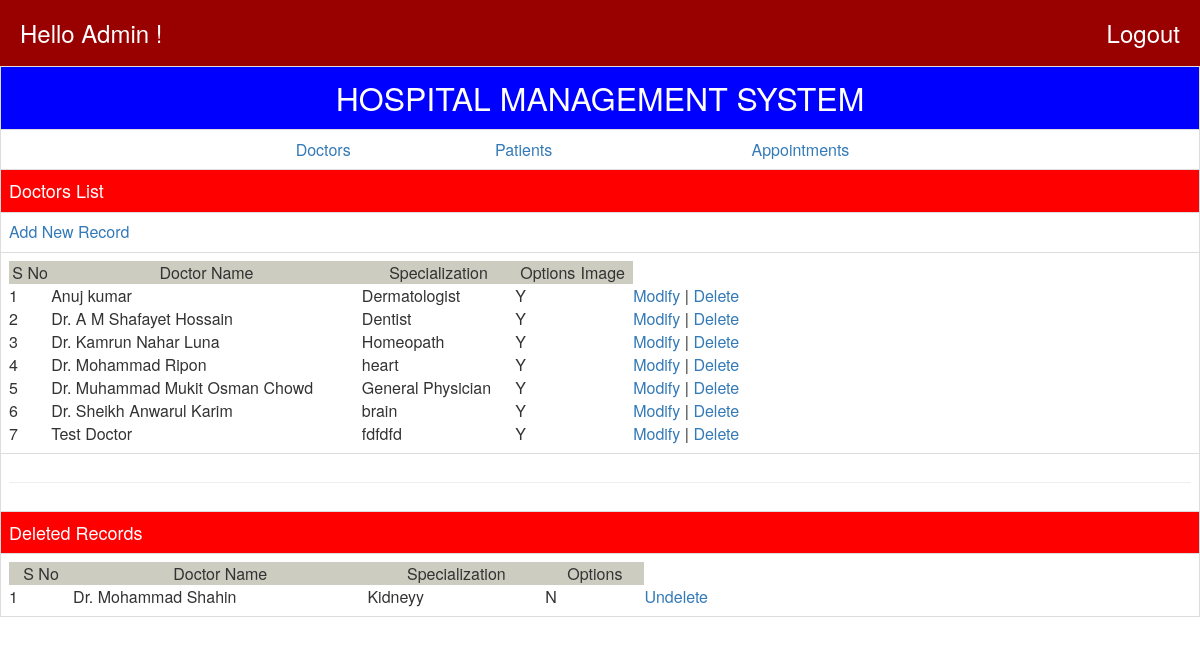
/DLIST.php, run on the app's committed database.
### tables this page shows
CREATE TABLE IF NOT EXISTS `doct` (
  `dno` int(11) NOT NULL AUTO_INCREMENT,
  `dname` varchar(30) NOT NULL,
  `dspec` varchar(30) NOT NULL,
  `dshow` varchar(1) NOT NULL DEFAULT 'Y',
  `image` varchar(120) DEFAULT NULL,
  PRIMARY KEY (`dno`)
);

### DLIST.php (the view, shortened to what this page needs)
<?php require('connection.php');?>
<html>
 <head>
 <link rel="stylesheet" href="css/bootstrap.css"/>
 </head>
 <body>
<table class="table table-bordered">
<tr bgcolor=blue><td align=center><font SIZE=6 color=white>HOSPITAL
MANAGEMENT SYSTEM</font></td></tr>
<tr><td><table align=center width=750 cellspacing=0 cellpadding=5>
<tr><td align=center><a href=dlist.php>Doctors</td><td align=center><a
href=plist.php>Patients</td><td align=center><a
href=alist.php>Appointments</td>
</table></td></tr>
<tr bgcolor=red><td ><font size=4 color=white>Doctors
List</font></td></tr>
<tr><td><a href=dadd.php>Add New Record</a></td></tr>
<tr><td><table width=750 cellspacing=0 cellpadding=5>
<tr bgcolor=#ccccc><td align=center>S No</td><td align=center>Doctor
Name</td><td align=center>Specialization</td><td
align=center>Options</td><td cellpadding=5>Image<img src="<?php echo $row['image'] ?>"></td>  </tr>
<?php
$rs1=mysql_query("SELECT * from doct where dshow='Y' order by
dname;");
$sno=1;
while( $row=mysql_fetch_array($rs1)) {
 echo "<tr><td>$sno</td><td>$row[1]</td><td>$row[2]</td><td>$row[3]</td><td>$row[4]</td><td><a
href=dmod.php?rno=".$row[0].">Modify</a> | <a
href=ddel.php?rno=".$row[0].">Delete</a></td></tr>";
 $sno++;
}
?>
</table></td></tr>
<tr><td align=center><hr></td></tr>
<tr bgcolor=red><td><font size=4 color=white>Deleted
Records</font></td></tr>
<tr><td><table width=750 cellspacing=0 cellpadding=5>
<tr bgcolor=#ccccc><td align=center>S No</td><td align=center>Doctor
Name</td><td align=center>Specialization</td><td
align=center>Options</td></tr>
<?php
$rs2=mysql_query("SELECT * from doct where dshow='N' order by
dname;");
$sno=1;
while( $row=mysql_fetch_array($rs2)) {
 echo "<tr><td>$sno</td><td>$row[1]</td><td>$row[2]</td><td>$row[3]</td><td>$row[4]</td><td><a
href=dundel.php?rno=".$row[0].">Undelete</a></td></tr>";
 $sno++;
}
?>
</table></td></tr>
</table>
</body>
</html>

### connection.php (shortened to what this page needs)
<h3 style="background:#990000;padding:20px;color:#FFFFFF;margin:0px">
	<span>Hello Admin !</span>
	<span style="float:right"><a style="color:#FFFFFF" href="logout.php">Logout</a></span>
</h3>

### data on the page
doct: dname "Anuj kumar", dspec "Dermatologist", dshow "Y"
doct: dname "Dr. A M Shafayet Hossain", dspec "Dentist", dshow "Y"
doct: dname "Dr. Kamrun Nahar Luna", dspec "Homeopath", dshow "Y"
doct: dname "Dr. Mohammad Ripon", dspec "heart", dshow "Y"
doct: dname "Dr. Muhammad Mukit Osman Chowd", dspec "General Physician", dshow "Y"
doct: dname "Dr. Sheikh Anwarul Karim", dspec "brain", dshow "Y"
doct: dname "Test Doctor", dspec "fdfdfd", dshow "Y"
doct: dname "Dr. Mohammad Shahin", dspec "Kidneyy", dshow "N"
